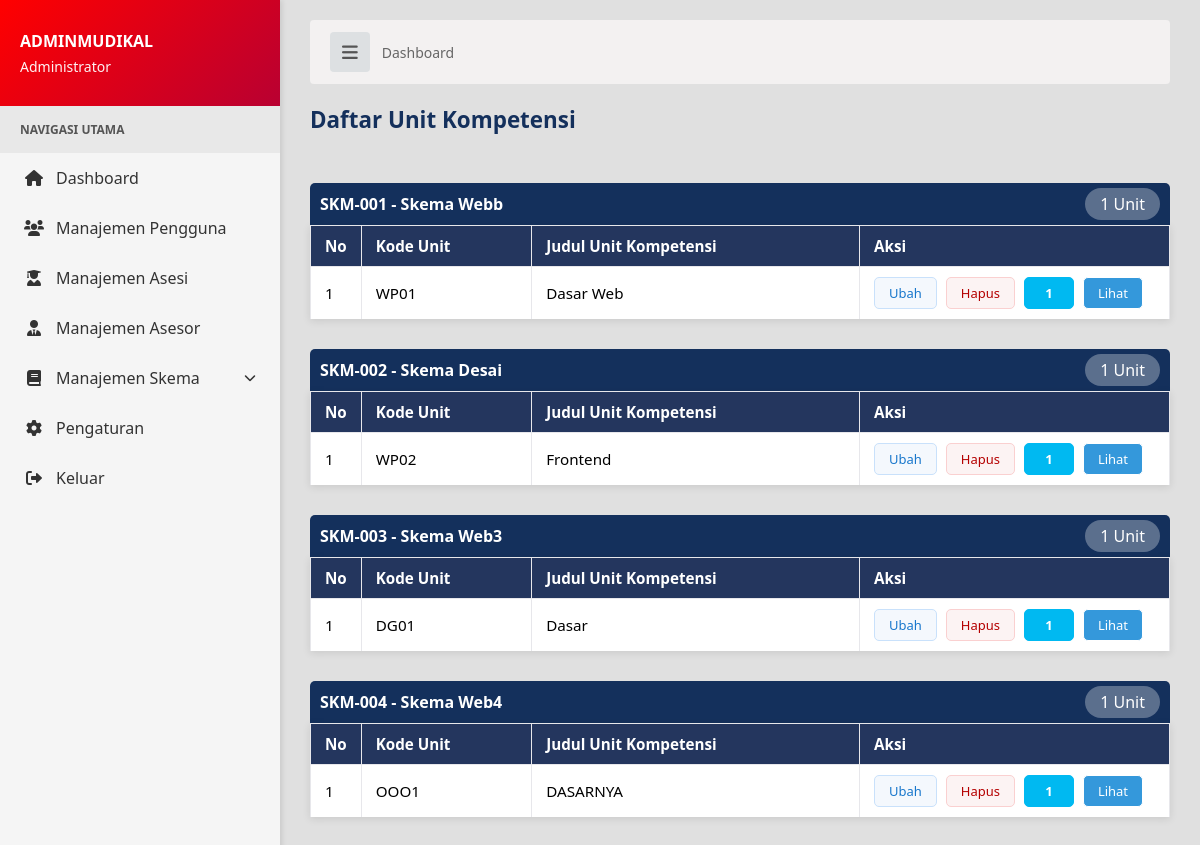
The app's page /BERANDA/UTAMA.php?page=../UNIT/unit_kompetensi.php (signed in) with its own data.
### tables this page shows
CREATE TABLE `tb_unit_kompetensi` (
  `id_unit` int(11) NOT NULL,
  `id_skema` int(11) NOT NULL,
  `kode_unit` varchar(100) NOT NULL,
  `judul_unit` text NOT NULL
);

CREATE TABLE `tb_skema` (
  `id_skema` int(11) NOT NULL,
  `nomor_skema` varchar(100) NOT NULL,
  `judul_skema` varchar(100) NOT NULL,
  `standar_kompetensi_kerja` varchar(100) NOT NULL,
  `id_asesor` int(11) NOT NULL
);

### UNIT/unit_kompetensi.php (the view, shortened to what this page needs)
<?php
include '../koneksi.php';
$id_skema = isset($_GET['id_skema']) ? intval($_GET['id_skema']) : 0;
if ($id_skema > 0) {
    $query_skema = "
        SELECT
            tb_skema.nomor_skema,
            tb_skema.judul_skema,
            tb_skema.standar_kompetensi_kerja,
            tb_asesor.nama_asesor
        FROM tb_skema
        LEFT JOIN tb_asesor ON tb_skema.id_asesor = tb_asesor.id_asesor
        WHERE tb_skema.id_skema = ?
    ";
    $stmt_skema = mysqli_prepare($koneksi, $query_skema);
    mysqli_stmt_bind_param($stmt_skema, "i", $id_skema);
    mysqli_stmt_execute($stmt_skema);
    $result_skema = mysqli_stmt_get_result($stmt_skema);
    $skema_data = mysqli_fetch_assoc($result_skema);
    mysqli_stmt_close($stmt_skema);
    $query = "
        SELECT
            tb_unit_kompetensi.id_unit,
            tb_unit_kompetensi.kode_unit,
            tb_unit_kompetensi.judul_unit,
            COUNT(tb_elemen.id_elemen) as jumlah_elemen
        FROM tb_unit_kompetensi
        LEFT JOIN tb_elemen ON tb_unit_kompetensi.id_unit = tb_elemen.id_unit
        WHERE tb_unit_kompetensi.id_skema = ?
        GROUP BY tb_unit_kompetensi.id_unit
        ORDER BY tb_unit_kompetensi.id_unit ASC
    ";
    $stmt = mysqli_prepare($koneksi, $query);
    mysqli_stmt_bind_param($stmt, "i", $id_skema);
    mysqli_stmt_execute($stmt);
    $result = mysqli_stmt_get_result($stmt);
    mysqli_stmt_close($stmt);
} else {
    if ($_SESSION['role'] === 'Admin') {
    $query = "
        SELECT
            tb_unit_kompetensi.id_unit,
            tb_skema.id_skema,
            tb_skema.nomor_skema,
            tb_skema.judul_skema,
            tb_skema.standar_kompetensi_kerja,
            tb_asesor.nama_asesor,
            tb_unit_kompetensi.kode_unit,
            tb_unit_kompetensi.judul_unit,
            COUNT(tb_elemen.id_elemen) as jumlah_elemen
        FROM tb_unit_kompetensi
        LEFT JOIN tb_skema ON tb_unit_kompetensi.id_skema = tb_skema.id_skema
        LEFT JOIN tb_asesor ON tb_skema.id_asesor = tb_asesor.id_asesor
        LEFT JOIN tb_elemen ON tb_unit_kompetensi.id_unit = tb_elemen.id_unit
        GROUP BY tb_unit_kompetensi.id_unit
        ORDER BY tb_skema.id_skema ASC, tb_unit_kompetensi.id_unit ASC
    ";
    $result = mysqli_query($koneksi, $query);
    } else if ($_SESSION['role'] === 'Asesor') {
        if (!isset($_SESSION['id_referensi'])) {
            $username = $_SESSION['username'];
            $get_asesor = "SELECT id_asesor FROM tb_asesor WHERE nama_asesor = ?";
            $stmt_asesor = mysqli_prepare($koneksi, $get_asesor);
            mysqli_stmt_bind_param($stmt_asesor, "s", $username);
            mysqli_stmt_execute($stmt_asesor);
            $result_asesor = mysqli_stmt_get_result($stmt_asesor);
            if ($row_asesor = mysqli_fetch_assoc($result_asesor)) {
                $_SESSION['id_referensi'] = $row_asesor['id_asesor'];
            } else {
                $_SESSION['id_referensi'] = 0;
            }
            mysqli_stmt_close($stmt_asesor);
        }
        $id_asesor_login = intval($_SESSION['id_referensi']);
        if ($id_asesor_login > 0) {
            $query = "
                SELECT
                    tb_unit_kompetensi.id_unit,
                    tb_skema.id_skema,
                    tb_skema.nomor_skema,
                    tb_skema.judul_skema,
                    tb_skema.standar_kompetensi_kerja,
                    tb_unit_kompetensi.kode_unit,
                    tb_unit_kompetensi.judul_unit,
                    COUNT(tb_elemen.id_elemen) as jumlah_elemen
                FROM tb_unit_kompetensi
                LEFT JOIN tb_skema ON tb_unit_kompetensi.id_skema = tb_skema.id_skema
                LEFT JOIN tb_asesor ON tb_skema.id_asesor = tb_asesor.id_asesor
                LEFT JOIN tb_elemen ON tb_unit_kompetensi.id_unit = tb_elemen.id_unit
                WHERE tb_skema.id_asesor = ?
                GROUP BY tb_unit_kompetensi.id_unit
                ORDER BY tb_skema.id_skema ASC, tb_unit_kompetensi.id_unit ASC
            ";
            $stmt = mysqli_prepare($koneksi, $query);
            mysqli_stmt_bind_param($stmt, "i", $id_asesor_login);
            mysqli_stmt_execute($stmt);
            $result = mysqli_stmt_get_result($stmt);
            mysqli_stmt_close($stmt);
        } else {
            $result = mysqli_query($koneksi, "SELECT * FROM tb_unit_kompetensi WHERE 1=0");
        }
    }
}
function getElemenButtonColor($jumlah){
    $color = [
        0  => '#54b4bbff',
        1  => '#00b9f1ff',
        2  => '#6067c7ff',
        3  => '#1947a8ff',
        4  => '#082da7ff',
        5  => '#b14b4bff',
        6  => '#d13f3fff',
        7  => '#cf3333ff',
        8  => '#ab00eeff',
        9  => '#4f0db8ff',
        10 => '#1e023dff'
    ];
    return $color[$jumlah];
}
$units_by_skema = [];
if (isset($result) && $result) {
    while ($row = mysqli_fetch_assoc($result)) {
        if ($id_skema > 0) {
            $units_by_skema[$id_skema][] = $row;
        } else {
            $skema_id = $row['id_skema'];
            if (!isset($units_by_skema[$skema_id])) {
                $units_by_skema[$skema_id] = [
                    'info' => [
                        'nomor_skema' => $row['nomor_skema'],
                        'judul_skema' => $row['judul_skema'],
                        'standar_kompetensi_kerja' => $row['standar_kompetensi_kerja'],
                        'nama_asesor' => $row['nama_asesor']
                    ],
                    'units' => []
                ];
            }
            $units_by_skema[$skema_id]['units'][] = $row;
        }
    }
}
?>
<link rel="stylesheet" href="https://cdnjs.cloudflare.com/ajax/libs/font-awesome/6.0.0/css/all.min.css">
<div class="elemen-container">
    <div class="header-container">
        <h2 class="jd">
            <?php if ($id_skema > 0 && isset($skema_data)): ?>
               Unit Kompetensi - <?= htmlspecialchars($skema_data['nomor_skema']) ?>
            <?php else: ?>
                Daftar Unit Kompetensi
            <?php endif; ?>
        </h2>
    </div>
    <?php if ($id_skema > 0 && isset($skema_data)): ?>
        <div class="skema-info">
            <h3>Informasi Skema</h3>
            <p><strong>Nomor Skema:</strong> <?= htmlspecialchars($skema_data['nomor_skema']) ?></p>
            <p><strong>Judul Skema:</strong> <?= htmlspecialchars($skema_data['judul_skema']) ?></p>
            <p><strong>Standar Kompetensi:</strong> <?= htmlspecialchars($skema_data['standar_kompetensi_kerja']) ?></p>
            <p><strong>Asesor:</strong> <?= htmlspecialchars($skema_data['nama_asesor'])?></p>
        </div>
        <table>
            <thead>
                <tr>
                    <th style="width: 50px;">No</th>
                    <th>Kode Unit</th>
                    <th>Judul Unit Kompetensi</th>
                    <th style="width: 330px;">Aksi</th>
                </tr>
            </thead>
            <tbody>
            <?php if (isset($units_by_skema[$id_skema]) && count($units_by_skema[$id_skema]) > 0):
                $no = 1;
                foreach ($units_by_skema[$id_skema] as $row):
                    $jumlah_elemen = intval($row['jumlah_elemen'] ?? 0);
                    $color = getElemenButtonColor($jumlah_elemen);
                ?>
                    <tr>
                        <td data-label="No"><?= $no++; ?></td>
                        <td data-label="Kode Unit"><?= htmlspecialchars($row['kode_unit']) ?></td>
                        <td data-label="Judul Unit"><?= htmlspecialchars($row['judul_unit']) ?></td>
                        <td data-label="Aksi" class="aksi">
                            <a href="../UNIT/Ubah_unit.php?id=<?= $row['id_unit'] ?>" class="btn-ubah">
                                Ubah
                            </a>
                            <a href="#"
                             class="btn-hapus"
                                 data-id="<?= $row['id_unit'] ?>"
                                 data-id-skema="<?= $id_skema ?>"
                                    onclick="return confirm('Yakin ingin menghapus unit kompetensi ini?');">
                                <i class="fas fa-trash"></i> Hapus
                            </a>
                            <?php if ($jumlah_elemen == 0): ?>
                                <a href="UTAMA.php?page=../ELEMEN/From_elemen.php&id_unit=<?= $row['id_unit'] ?>"
                                   class="btn-elemen-empty">
                                    Tambah Elemen
                                </a>
                            <?php else: ?>
                                <a href="UTAMA.php?page=../ELEMEN/From_elemen.php&id_unit=<?= $row['id_unit'] ?>"
                                   class="btn-elemen-badge"
                                   style="background-color: <?= $color ?>; border-color: <?= $color ?>;"
                                   title="Tambah Elemen">
                                    <i class="fas fa-plus"></i>
                                </a>
                                <a href="UTAMA.php?page=../ELEMEN/elemen.php&id_unit=<?= $row['id_unit'] ?>"
                                   class="btn-lihat-elemen"
                                   title="Lihat Elemen">
                                    Lihat
                                </a>
                            <?php endif; ?>
                        </td>
                    </tr>
                <?php endforeach;
            else: ?>
                <tr>
                    <td colspan="4" style="text-align:center;color:#8692af;padding:32px;background:#fcfdff;font-size:16px;">
                        Belum ada unit kompetensi untuk skema ini.
                        <a href="UTAMA.php?page=../UNIT/From_unit_kompetensi.php?id_skema=<?= $id_skema ?>" style="color:#4186e0;">Tambah Unit</a>
                    </td>
                </tr>
            <?php endif; ?>
            </tbody>
        </table>
    <?php else: ?>
        <?php if (count($units_by_skema) > 0): ?>
            <?php foreach ($units_by_skema as $skema_id => $skema_group): ?>
                <div class="skema-group">
                    <div class="skema-header">
                        <h4>
                            <?= htmlspecialchars($skema_group['info']['nomor_skema']) ?> -
                            <?= htmlspecialchars($skema_group['info']['judul_skema']) ?>
                        </h4>
                        <span class="skema-count">
                            <?= count($skema_group['units']) ?> Unit
                        </span>
                    </div>
                    <table>
                        <thead>
                            <tr>
                                <th style="width: 50px;">No</th>
                                <th>Kode Unit</th>
                                <th>Judul Unit Kompetensi</th>
                                <th style="width: 310px;">Aksi</th>
                            </tr>
                        </thead>
                        <tbody>
                        <?php
                        $no = 1;
                        foreach ($skema_group['units'] as $row):
                            $jumlah_elemen = intval($row['jumlah_elemen']);
                            $color = getElemenButtonColor($jumlah_elemen);
                        ?>
                            <tr>
                                <td data-label="No"><?= $no++; ?></td>
                                <td data-label="Kode Unit"><?= htmlspecialchars($row['kode_unit']) ?></td>
                                <td data-label="Judul Unit"><?= htmlspecialchars($row['judul_unit']) ?></td>
                                <td data-label="Aksi" class="aksi">
                                    <a href="../UNIT/Ubah_unit.php?id=<?= $row['id_unit'] ?>" class="btn-ubah">
                                        Ubah
                                    </a>
                                    <a href="../UNIT/hapus_unit.php?id=<?= $row['id_unit'] ?>"
                                       class="btn-hapus"
                                       onclick="return confirm('Yakin ingin menghapus unit kompetensi ini?');">
                                        Hapus
                                    </a>
                                    <?php if ($jumlah_elemen == 0): ?>
                                        <a href="UTAMA.php?page=../ELEMEN/From_elemen.php&id_unit=<?= $row['id_unit'] ?>"
                                           class="btn-elemen-empty">
                                            Tambah Elemen
                                        </a>
                                    <?php else: ?>
                                        <a href="UTAMA.php?page=../ELEMEN/From_elemen.php&id_unit=<?= $row['id_unit'] ?>"
                                           class="btn-elemen-badge"
                                           style="background-color: <?= $color ?>; border-color: <?= $color ?>;"
                                           title="Tambah Elemen">
                                            <?= $jumlah_elemen > 10 ? '10+' : $jumlah_elemen ?>
                                        </a>
                                        <a href="UTAMA.php?page=../ELEMEN/elemen.php&id_unit=<?= $row['id_unit'] ?>"
                                           class="btn-lihat-elemen"
                                           title="Lihat Elemen">
                                            Lihat
                                        </a>
                                    <?php endif; ?>
                                </td>
                            </tr>
                        <?php endforeach; ?>
                        </tbody>
                    </table>
                </div>
            <?php endforeach; ?>
        <?php endif; ?>
    <?php endif; ?>
</div>

### records on screen
tb_unit_kompetensi: id_skema.nomor_skema "SKM-001", id_skema.judul_skema "Skema Webb", count($skema_group['units']) "1", kode_unit "WP01", judul_unit "Dasar Web", jumlah_elemen "1"
tb_unit_kompetensi: id_skema.nomor_skema "SKM-002", id_skema.judul_skema "Skema Desai", count($skema_group['units']) "1", kode_unit "WP02", judul_unit "Frontend", jumlah_elemen "1"
tb_unit_kompetensi: id_skema.nomor_skema "SKM-003", id_skema.judul_skema "Skema Web3", count($skema_group['units']) "1", kode_unit "DG01", judul_unit "Dasar", jumlah_elemen "1"
tb_unit_kompetensi: id_skema.nomor_skema "SKM-004", id_skema.judul_skema "Skema Web4", count($skema_group['units']) "1", kode_unit "OOO1", judul_unit "DASARNYA", jumlah_elemen "1"

### other values on screen
$username "ADMINMUDIKAL"
$user_data['role_desc'] "Administrator"
$item['label'] "Dashboard"
$item['label'] "Manajemen Pengguna"
$item['label'] "Manajemen Asesi"
$item['label'] "Manajemen Asesor"
$item['label'] "Manajemen Skema"
